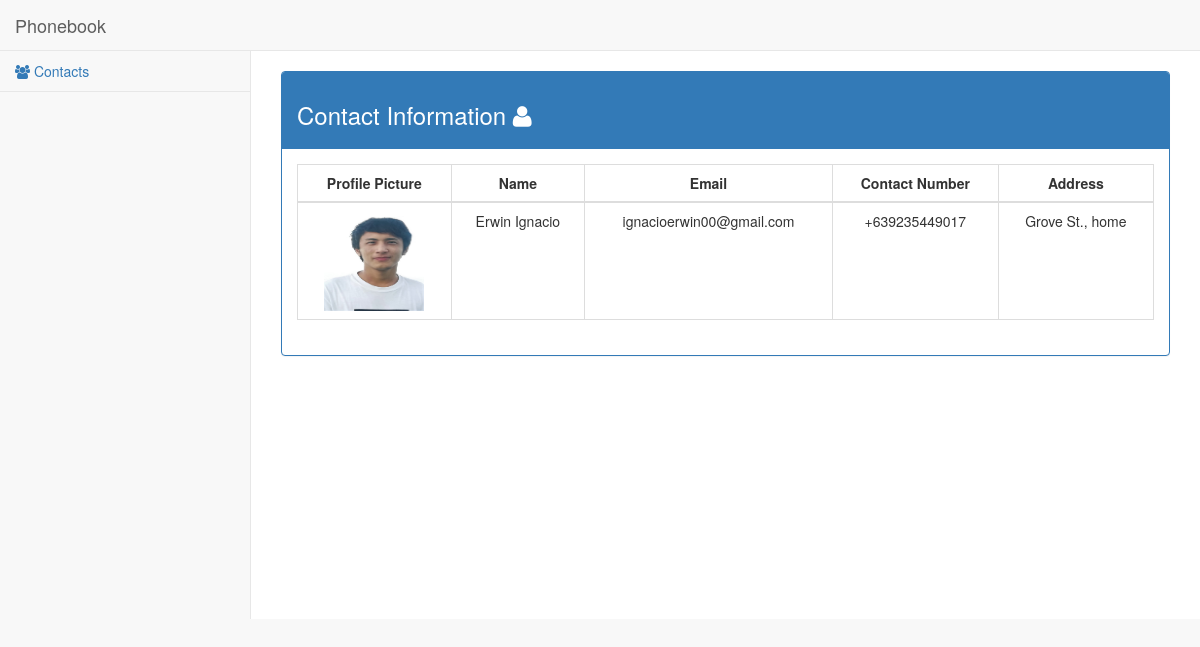
Screenshot of /content/view_contact.php?contact_id=1 with the database file from the repository.
### tables this page shows
CREATE TABLE `contact` (
  `contact_id` int(11) NOT NULL,
  `first_name` varchar(100) NOT NULL,
  `last_name` varchar(100) NOT NULL,
  `email` varchar(100) NOT NULL,
  `contact_number` varchar(100) NOT NULL,
  `address` varchar(100) NOT NULL,
  `path` text NOT NULL,
  `notes_id` int(11) NOT NULL,
  `is_deleted` tinyint(1) NOT NULL DEFAULT '0'
);

### content/class/Database.php (called while the page is built, shortened)
<?php
    class Database {
        protected static $connection;
        public function connect() {
            if(!isset(self::$connection)) {
                $config = parse_ini_file(__DIR__ . '\config.ini');
                self::$connection = new mysqli($config['DB_SERVER'],$config['DB_USER'],"",$config['DB_NAME']);
            } else {
                if (!self::$connection) {
                    die("Database connection/selection failed: " . mysqli_error($connection));
                }
            }
            return self::$connection;
        }
        public function query($query) {
            $connection = $this->connect();
            $result = $connection->query($query);
            return $result;
        }
        public function select($query) {
            $result = $this->query($query);
            for ($set = array(); $row = $result->fetch_assoc(); $set[] = $row);
            return $set;
        }
    }
?>

### content/class/Contacts.php (called while the page is built, shortened)
<?php
    require_once 'Database.php';
    class Contacts extends Database {
        protected static $table = "contact";
        public function view_contact($contact_id) {
            $query = "  SELECT *
                        FROM " .static::$table. " WHERE contact_id = '$contact_id'";
            $result = parent::select($query);
            if (count($result) === 0) {
                return NULL;
            } return $result[0];
        }
    }
?>

### content/view_contact.php (the view, shortened to what this page needs)
<?php
    require_once 'class/Contacts.php';
    $contact_db = new Contacts();
    $contact_id = (int) $_GET["contact_id"];
    $contact = $contact_db->view_contact($contact_id);
?>
<!DOCTYPE html>
<html lang="en">
<head>
    <link href="vendor/bootstrap/css/bootstrap.min.css" rel="stylesheet">
    <link href="vendor/metisMenu/metisMenu.min.css" rel="stylesheet">
    <link href="vendor/datatables-plugins/dataTables.bootstrap.css" rel="stylesheet">
    <link href="vendor/datatables-responsive/dataTables.responsive.css" rel="stylesheet">
    <link href="dist/css/sb-admin-2.css" rel="stylesheet">
    <link href="vendor/font-awesome/css/font-awesome.min.css" rel="stylesheet" type="text/css">
    <link rel="stylesheet" href="css/style.css">
</head>
<body>
    <div id="wrapper">
        <nav class="navbar navbar-default navbar-static-top" role="navigation" style="margin-bottom: 0">
            <div class="navbar-header">
                <a class="navbar-brand" href="index.php">Phonebook</a>
            </div>
            <div class="navbar-default sidebar" role="navigation">
                <div class="sidebar-nav navbar-collapse">
                    <ul class="nav" id="side-menu">
                        <li>
                            <a href="index.php"><i class="fa fa-users"></i> Contacts</a>
                        </li>
                    </ul>
                </div>
            </div>
        </nav>
        <div id="page-wrapper">
            <br>
            <div class="row">
                <div class="col-lg-12">
                    <div class="panel panel-primary">
                        <div class="panel-heading">
                            <h3>Contact Information <span><i class="fa fa-user"></i></span></h3>
                        </div>
                        <div class="panel-body">
                        <table width="100%" class="table table-hover table-bordered" id="contact_list" >
                                <thead>
                                    <tr>
                                        <th class="text-center">Profile Picture</th>
                                        <th class="text-center">Name</th>
                                        <th class="text-center">Email</th>
                                        <th class="text-center">Contact Number</th>
                                        <th class="text-center">Address</th>
                                    </tr>
                                </thead>
                                <tbody>
                                    <tr>
                                        <td class="image text-center"><img src="<?php echo $contact["path"]?>" alt="Photo" width="100" height="100"></td>
                                        <td class="firstName text-center"><?php echo $contact["first_name"] . ' ' . $contact["last_name"]; ?></td>
                                        <td class="email text-center"><?php echo $contact["email"]; ?></td>
                                        <td class="contact_number text-center"><?php echo $contact["contact_number"]; ?></td>
                                        <td class="address text-center"><?php echo $contact["address"]; ?></td>
                                    </tr>
                                </tbody>
                            </table>
                        </div>
                    </div>
                </div>
            </div>
        </div>
    </div>
</body>
</html>

### rows the page displays
contact: path (picture), first_name "Erwin", last_name "Ignacio", email "ignacioerwin00@gmail.com", contact_number "+639235449017", address "Grove St., home"
